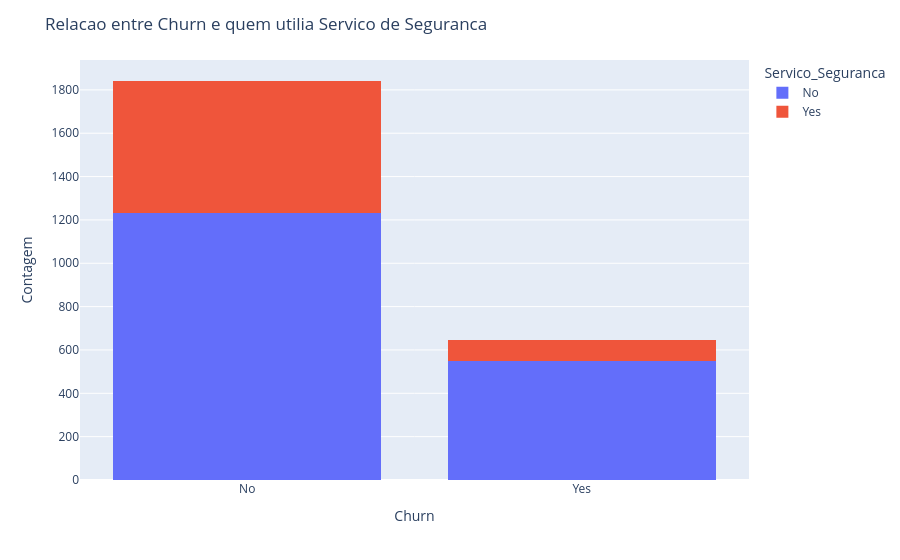

The cell this chart's notebook holds for it:
### Code cell
# Churn x servico telefone

fig = px.histogram(df, x='Churn', color='Servico_Seguranca', barmode='stack')

# Layout
fig.update_layout(title='Relacao entre Churn e quem utilia Servico de Seguranca',
		  xaxis_title='Churn',
		  yaxis_title='Contagem',
		  legend_title='Servico_Seguranca')
fig.show()

### Figure 1 — Plotly figure (JSON) as saved in the notebook; plotly's stock layout.template omitted (floating-point values rounded to 4 significant figures; data arrays with more than 128 entries replaced by an {"elided": "..."} marker saying what was removed)
{"data": [{"alignmentgroup": "True", "bingroup": "x", "hovertemplate": "Servico_Seguranca=No<br>Churn=%{x}<br>count=%{y}<extra></extra>", "legendgroup": "No", "marker": {"color": "#636efa", "pattern": {"shape": ""}}, "name": "No", "offsetgroup": "No", "orientation": "v", "showlegend": true, "type": "histogram", "x": {"elided": "1781 str values"}, "xaxis": "x", "yaxis": "y"}, {"alignmentgroup": "True", "bingroup": "x", "hovertemplate": "Servico_Seguranca=Yes<br>Churn=%{x}<br>count=%{y}<extra></extra>", "legendgroup": "Yes", "marker": {"color": "#EF553B", "pattern": {"shape": ""}}, "name": "Yes", "offsetgroup": "Yes", "orientation": "v", "showlegend": true, "type": "histogram", "x": {"elided": "707 str values"}, "xaxis": "x", "yaxis": "y"}], "layout": {"autosize": true, "barmode": "stack", "legend": {"title": {"text": "Servico_Seguranca"}, "tracegroupgap": 0}, "margin": {"t": 60}, "title": {"text": "Relacao entre Churn e quem utilia Servico de Seguranca"}, "xaxis": {"anchor": "y", "autorange": true, "domain": [0, 1], "range": [-0.5, 1.5], "title": {"text": "Churn"}, "type": "category"}, "yaxis": {"anchor": "x", "autorange": true, "domain": [0, 1], "range": [0, 1938.0], "title": {"text": "Contagem"}}}}
